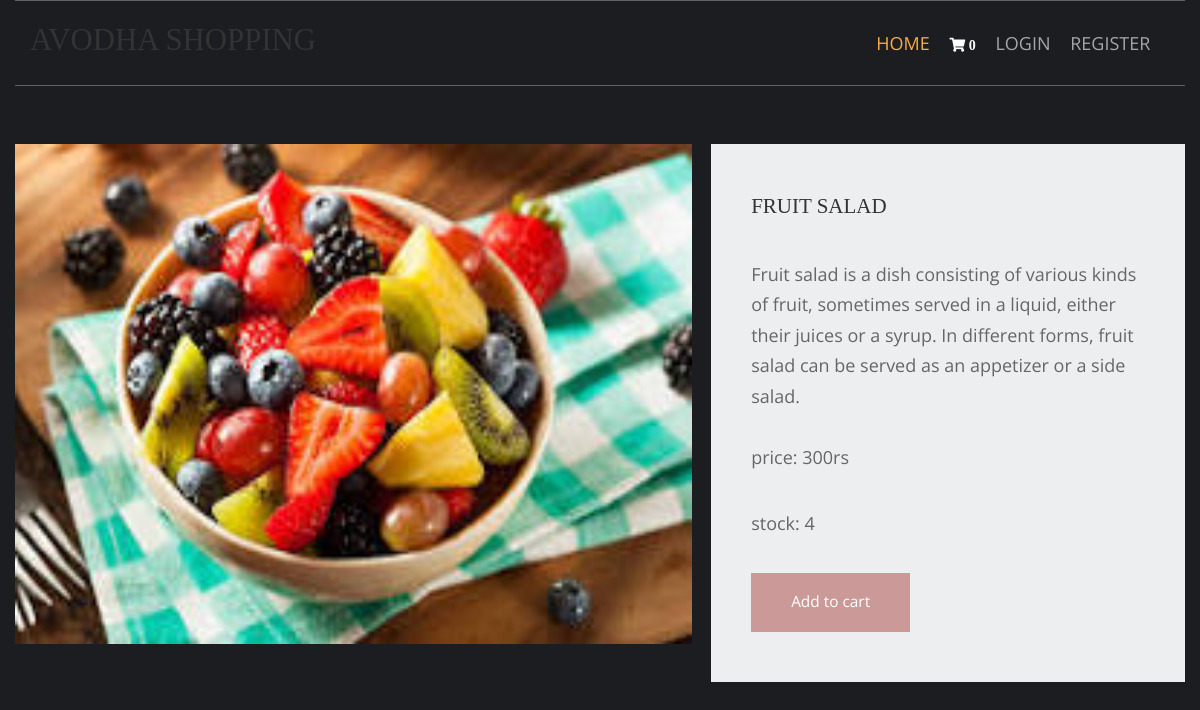
Page /fruits-recipe/fruit-salad/ on the committed database.
### shop/models.py (models this page shows, shortened)
class products(models.Model):
    name=models.CharField(max_length=150,unique=True)
    slug=models.SlugField(max_length=250,unique=True)
    img=models.ImageField(upload_to='product')
    desc=models.TextField()
    stock=models.IntegerField()
    available=models.BooleanField()
    price=models.IntegerField()
    category=models.ForeignKey(categ,on_delete=models.CASCADE)

### shop/views.py (the view)
# urls.py: path('<slug:c_slug>/<slug:product_slug>/', views.prodDetails, name='details'),
def prodDetails(request,c_slug,product_slug):
    try:
        prod=products.objects.get(category__slug=c_slug,slug=product_slug)
    except Exception as e:
        raise e
    return render(request,'item.html',{'pr':prod})

### cart/context_processor.py (called while the page is built)
def count(request):
    item_count=0;
    if 'admin' in request.path:
        return{}
    else:
        try:
            ct=cartlist.objects.filter(cart_id=c_id(request))
            cti=items.objects.all().filter(cart=ct[:1])
            for c in cti:
                item_count+=c.quan
        except cartlist.ObjectDoesNotExist:
            item_count=0
        return dict(itc=item_count)

### cart/views.py (called while the page is built)
def c_id(request):
    ct_id=request.session.session_key
    if not ct_id:
        ct_id=request.session.create()
    return ct_id

### templates/item.html (shortened to what this page needs)
{% extends 'base.html' %}
{% load static %}
{% block content %}
<html lang="en">
<head>
    <link href="{% static 'pr/fontawesome/css/all.min.css' %}" rel="stylesheet" />
    <link href="{% static 'pr/css/templatemo-comparto.css' %}" rel="stylesheet" />
</head>
<body>
    <br><br>
        <section class="tm-mb-1" id="about">
            <div class="tm-row tm-about-row">
                <div class="tm-section-1-l">
                    <img src="{{pr.img.url}}" alt="About image" class="tm-img-responsive" style="height: 500;width: 800;">
                </div>
                <article class="tm-section-1-r tm-bg-color-8">
                    <h2 class="tm-mb-2 tm-title-color">{{pr.name}}</h2>
                    <p> {{pr.desc}} <br><br>price: {{pr.price}}rs</p>
                    <p>stock: {{pr.stock}}</p>
{% if pr.stock <= 0 %}
<h1 style="color: red;">sorry.No stock</h1>
                {% else %}
                    <a href="{% url 'addcart' pr.id %}" class="tm-btn tm-btn-1 tm-link-to-services">Add to cart</a>
{% endif %}
                </article>
            </div>
        </section>
</body>
</html>
{% endblock %}

### static/hm/layout/styles/layout.css (style rules this page uses)
*, *::before, *::after { transition:all .3s ease-in-out; }
body { color:#A5A6AA; background-color:#1C1D21; }
a { color:#FBAB45; }

### static/pr/css/templatemo-comparto.css (style rules this page uses)
*, *::before, *::after { box-sizing: border-box; outline: none; }
ul, h1, h2, h3, h4, p, figure { padding: 0; margin: 0; }
body { font-family: 'Open Sans', Arial, sans-serif; font-size: 18px; overflow-x: hidden; padding-left: 15px; padding-right: 15px; margin: 0; }
h2 { font-size: 1.5rem; }
a { transition: all 0.3s ease; text-decoration: none; }
p { color: #666; line-height: 1.7; margin-bottom: 35px; }
h1, h2, h3, h4, h5, h6 { color: #333; }
.tm-mb-1 { margin-bottom: 20px; }
.tm-mb-2 { margin-bottom: 40px; }
.tm-bg-color-8 { background-color: #EDEEEF; }
.tm-img-responsive { max-width: 100%; height: auto; }
.tm-section-1-l { width: 57.85%; margin-right: 1.65%; }
.tm-section-1-r { padding: 50px 40px; width: 40.5%; }
.tm-row { display: flex; }
.tm-btn { display: inline-block; padding: 15px 40px; font-size: 1.1rem; border: none; background-color: #CC9999; color: white; }
a { color: #666; }

### static/hm/layout/styles/framework.css (style rules this page uses)
html { overflow-y:scroll; overflow-x:hidden; }
html, body { margin:0; padding:0; font-size:14px; line-height:1.6em; }
*, *::before, *::after { box-sizing:border-box; }
a { outline:none; text-decoration:none; }
img { width:auto; max-width:100%; height:auto; margin:0; padding:0; border:none; line-height:normal; vertical-align:middle; }
body, input, textarea, select { font-family:Verdana, Geneva, sans-serif; }
h1, h2, h3, h4, h5, h6, .heading { font-family:Georgia, "Times New Roman", Times, serif; }
::placeholder { opacity:1; }
h1, h2, h3, h4, h5, h6, .heading { margin:0 0 20px 0; font-size:1.4rem; line-height:normal; font-weight:normal; text-transform:uppercase; }
address, article, aside, figcaption, figure, footer, header, main, nav, section { display:block; margin:0; padding:0; }

### rows in the picture
products: img (picture), name "FRUIT SALAD", desc "Fruit salad is a dish consisting of various kinds of fruit, sometimes served in a liquid, either their juices or a syrup. In different forms, fruit salad can be served as an appetizer or a side salad.", price "300", stock "4"

### other values in the picture
{{ itc }} "0"
